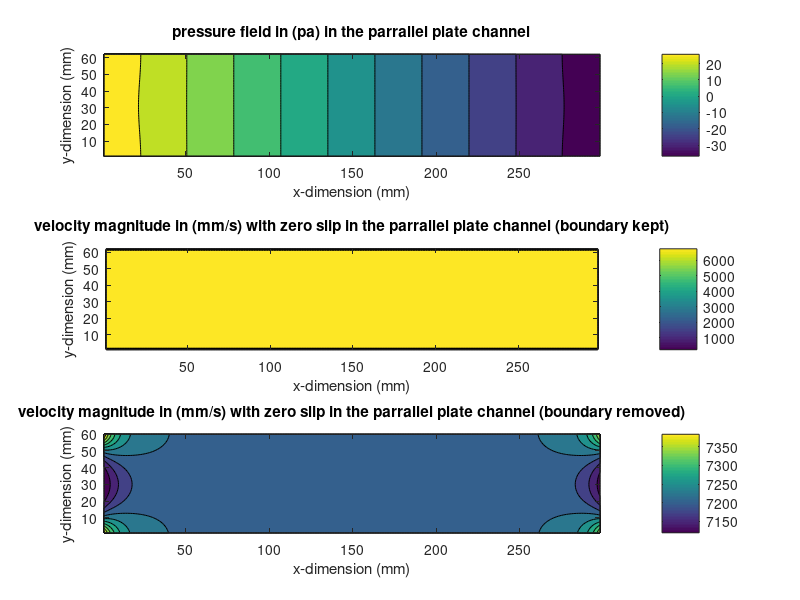

MATLAB code for this plot:
clear
close all

%space variables (ENTER)
Nx=300+20+3;           %number of columns (mm)
Ny=60+3;           %number of rows  (mm)

%discretization variables (ENTER)
dx = 1;          % x-grid size
dy = 1;          % y-grid size


%fluid density & viscosity (ENTER)
density = 1000;         %kg/m^3
viscosity = 1e-3;       %about pa.s
ratio = density/viscosity;       %ratio of density and dynamic viscosity 

%size and dimension of pressure and velocity (AUTO)
p = zeros(Ny,Nx);      %pressure
u = zeros(Ny+1,Nx+1);  %x-velocity  
v = zeros(Ny+1,Nx+1);  %y-velocity
residual = zeros(Ny*Nx,1); %residuals from continuity
dp = zeros(Ny*Nx,1);  %changes in pressures

%initial conditions (ENTER)
u = zeros(Ny+1,Nx+1)+7000;      %mm/s
%constant value of 0.1 (initializes velocity field)

%temporary variables (AUTO)
u1=u;  
v1=v;
dp1=zeros(Ny,Nx);
residual1=zeros(Ny,Nx);

%apply boundary conditions 
u1(2,2:Nx) = 0.0;
u1(Ny,2:Nx) = 0.0;
v1(2,2:Nx) = 0.0;
v1(Ny,2:Nx) = 0.0;

%timestep value, relaxation factor, number of iterations (ENTER)
dt=1;             
relaxation_factor=1;            
total_iterations=1;            
residual_max = zeros(total_iterations,1);

%check CFL criteria (CHECK!)
CFL_x = max(max(u))*dt/dx;
CFL_y = max(max(u))*dt/dy;

%calculate sparse matrix (AUTO)
J_a = 2*(1/dx^2+1/dy^2);
J_b = -1/dy^2;
J_c = -1/dx^2;

J=spalloc(Nx*Ny,Nx*Ny,(Nx-2)*(Ny-2)*4+Nx*Ny);

for i=1:Nx*Ny-1
    J(i,i+1)=J_b;
end

for i=2:Nx*Ny
    J(i,i-1)=J_b;
end

for i=1:Nx*Ny-Nx
    J(i,i+Nx)=J_c;
end

for i=1:Nx*Ny-Nx
    J(i+Nx,i)=J_c;
end

for i=1:Ny-1
J(i*Nx+1,i*Nx)=0;
J(i*Nx,i*Nx+1)=0;
end

for i=1:Nx*Ny
    J(i,i)=-sum(J(i,:));
end

%spy(J)   %for checking sparse matrix

for j=1:Ny
    for i=1:Nx
        
        residual1(j,i)=-((u1(j,i+1)-u1(j,i))/dx+(v1(j+1,i)-v1(j,i))/dy)/dt;    %calculate residuals from continuity
   
    end
end


for j=1:Ny
    for i=1:Nx
        
        residual(Nx*(j-1)+i,1)=residual1(j,i);                          %converting residual from a matrix to a vector
    
    end
end

dp=J\residual;                                              %changes in pressure field

for j=1:Ny
    for i=1:Nx
        dp1(j,i)=dp(Nx*(j-1)+i,1);                             %converitng changes in pressure field from a vector to a matrix
    end
end

for j=2:Ny
    for i=2:Nx
        u1(j,i)=u1(j,i)+relaxation_factor*(dp1(j,i-1)-dp1(j,i))*dt/dx;                 %u velocity correction
    end
end

for j=2:Ny
    for i=2:Nx+1
        v1(j,i)=v1(j,i)+relaxation_factor*(dp1(j-1,i-1)-dp1(j,i-1))*dt/dy;             %v velocity correction
    end
end


p = p + relaxation_factor*dp1;                                      %pressure field correction
u = u1;
v = v1;

%removing numerical artifacts
u1(2,2:Nx-1) = 0.0;
u1(Ny,2:Nx-1) = 0.0;
v1(2,2:Nx-1) = 0.0;
v1(Ny,2:Nx-1) = 0.0;

%resultant velocity
vel = sqrt(u.^2+v.^2);




figure(1)
subplot(3,1,1);
contourf (p(2:Ny,13:Nx-13)*1e-3)  %plot pressure field
axis equal
xlabel ('x-dimension (mm)')
ylabel ('y-dimension (mm)')
title ('pressure field in (pa) in the parrallel plate channel')
colorbar


subplot(3,1,2);
contourf (vel(2:Ny,13:Nx-13))    %plot velocity magnitude field
axis equal
xlabel ('x-dimension (mm)')
ylabel ('y-dimension (mm)')
title ('velocity magnitude in (mm/s) with zero slip in the parrallel plate channel (boundary kept)')
colorbar

subplot(3,1,3);
contourf (vel(3:Ny-1,13:Nx-13))    %plot velocity magnitude field
axis equal
xlabel ('x-dimension (mm)')
ylabel ('y-dimension (mm)')
title ('velocity magnitude in (mm/s) with zero slip in the parrallel plate channel (boundary removed)')
colorbar

